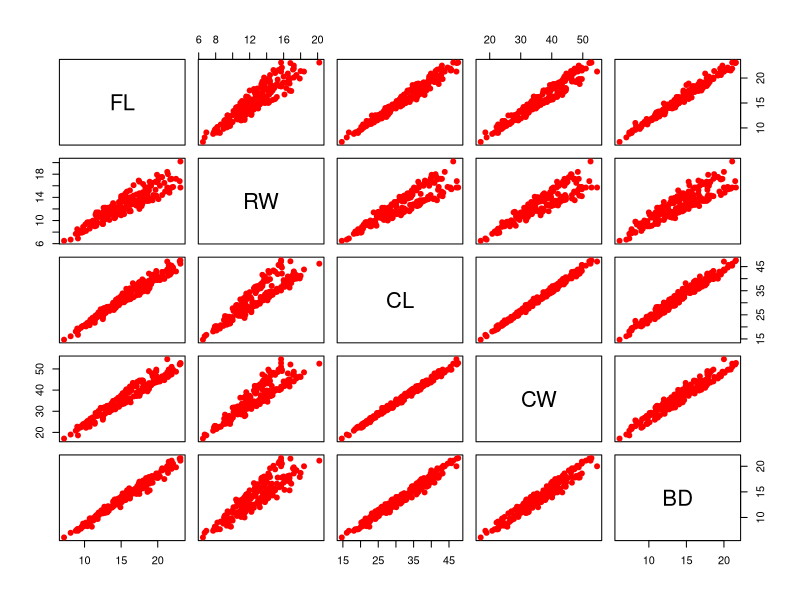
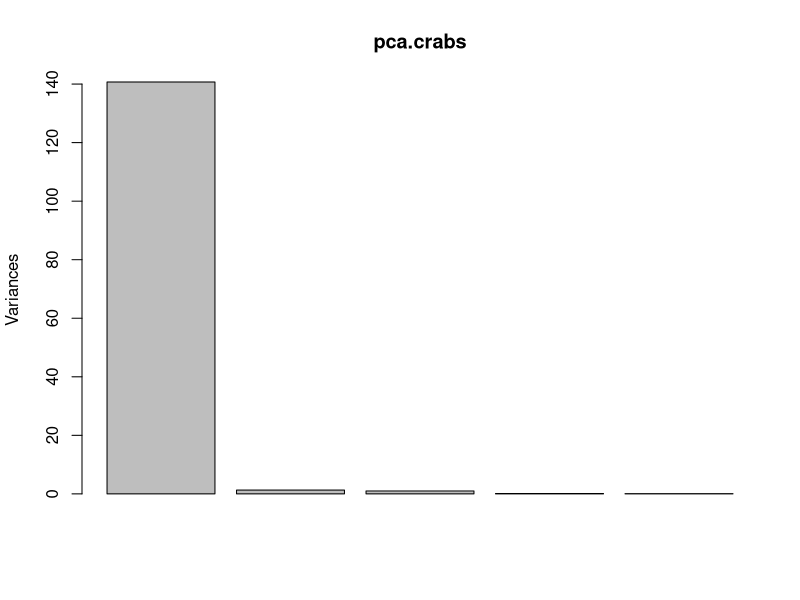
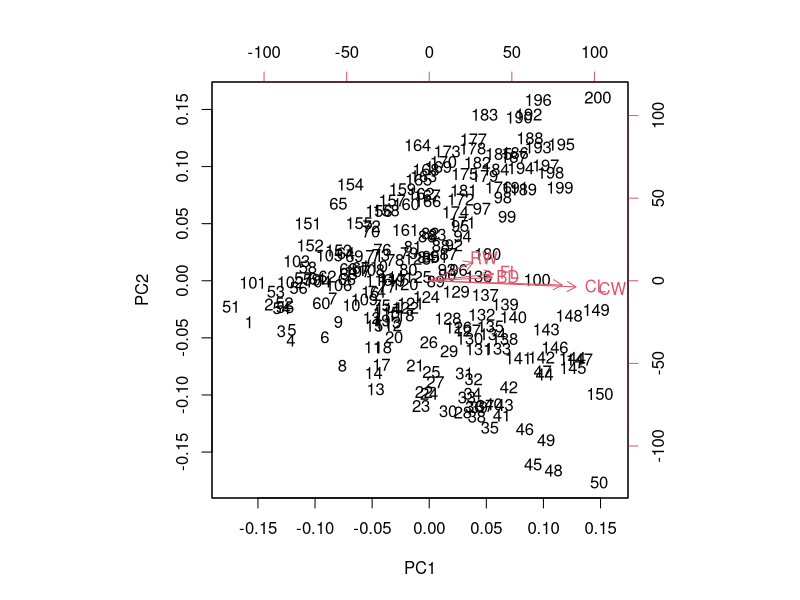

The R script that drew these images, in order: (Note: this script raises an error after producing the figures.)
#### An?lise de Componentes Principais
#**********************************

#Carrega os dados
library(MASS)
data(crabs)
attach(crabs)
head(crabs)

#Visualiza??o de Dados Multivariados
pairs(crabs[,4:8],pch=19,col="red")

#Matrizes de correla??o e covariancia
cor(crabs[,4:8])
cor(crabs[,c(4,5,8)]) #correlaciona vari?veis espec?ficas

#Matrizes de correla??o e covari?ncia
cov.crabs<-cor(crabs[,4:8])
round(cov.crabs,2)
sum(diag(cov.crabs)) #a diagonal principal tem as vari?ncias e os outros dados s?o as covari?ncias.
sscp.crabs<-cov.crabs*199
round(sscp.crabs,2)
sum(sscp.crabs)
sum(diag(sscp.crabs))
round(cor(crabs[,4:8]),2) #numa matriz de 5 x 5, existem 10 correla??es importantes a serem verificadas.
diag(sscp.crabs)

#Faz PCA
pca.crabs<-prcomp(crabs[,4:8])
pca.crabs
summary(pca.crabs) #autovaloes
round(pca.crabs$rotation,2) #autovetores #o coeficiente n?o significa 
diag(cov.crabs)
plot(pca.crabs)
biplot(pca.crabs) #os scores est?o padronizados
biplot(pca.crabs,pch=1,col=as.number)
abline(h=0,lwd=1,lty=2,col="blue")
pca.crabs$rotation[,1]
pca.crabs$rotation[1]
pca.crabs$x       #os scores n?o est?o padronizados aqui

#Faz PCA com matriz de correla??o
pca.crabs<-prcomp(crabs[,4:8], scale=T)  #resultados independentes da escala
pca.crabs
summary(pca.crabs) #autovaloes
round(pca.crabs$rotation,2) #autovetores #o coeficiente n?o significa 
diag(cov.crabs)
plot(pca.crabs)
biplot(pca.crabs) #os scores est?o padronizados
biplot(pca.crabs,pch=1,col=as.number)
abline(h=0,lwd=1,lty=2,col="blue")
pca.crabs$rotation[,1]
pca.crabs$rotation[1]
pca.crabs$x       #os scores n?o est?o padronizados aqui
cor(pca.crabs$x)

#Calcula os scores
autovetores<-pca.crabs$rotation
autovetores
class(autovetores)
dados<-as.matrix(crabs[,4:8])
dados
scores.pca<-dados%*%autovetores #o sinal de % ? devido ? multiplica??o de matrizes
var(scores.pca)  #os scores representam a varia??o total dos dados, mas a varia??o est? redistribu?da
sum(diag(var(scores.pca)))
cor(scores.pca)
plot(scores.pca[,1],scores.pca[,2])
plot(scale(scores.pca[,1]),scale(scores.pca[,2]))

